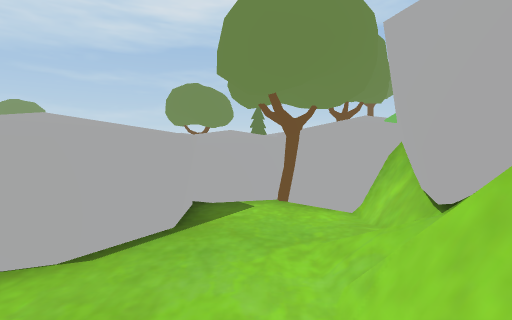
View 1 (above)

12 first-person views from a walk through a 3-D level made in the Unity game engine. The camera is 1.4 m above the floor, tilts 4° down and sees 85° across. The floor is counted in squares, 1 m on a side. Each view is taken from the middle of a square. On the plan, view 1 faces up. The plan holds only what a view shows up to about 14 squares ahead; the rest is blank. The place goes on beyond the plan. The player is left out.

View 2
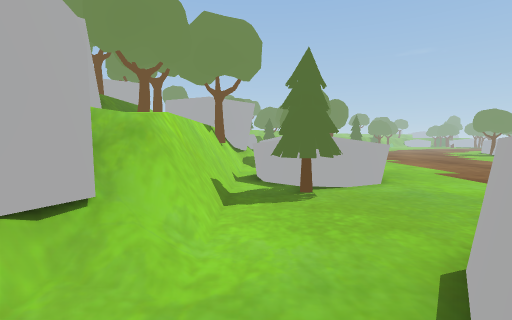

View 3
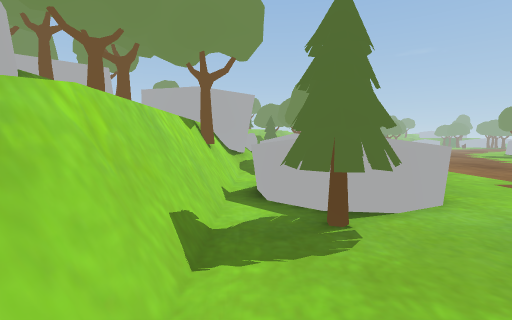

View 4
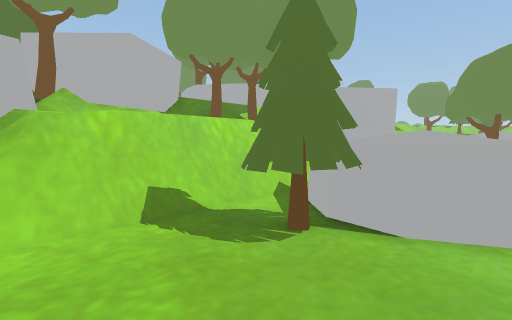

View 5
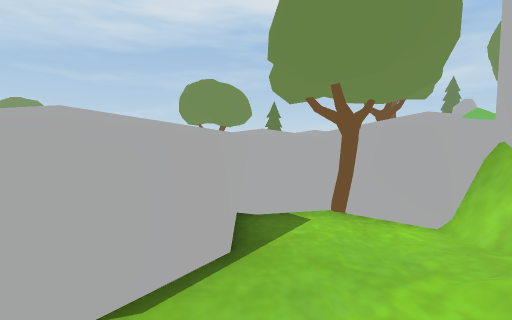

View 6
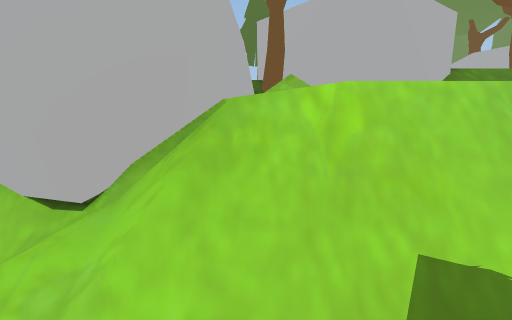

View 7
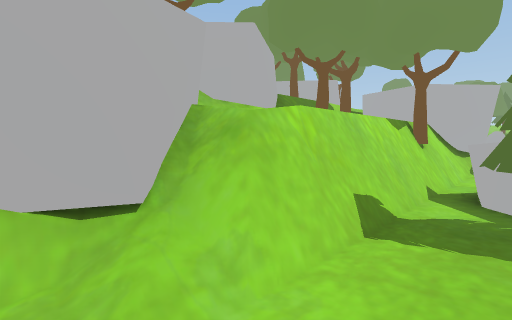

View 8
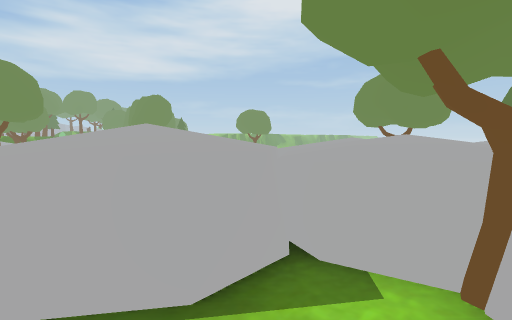

View 9
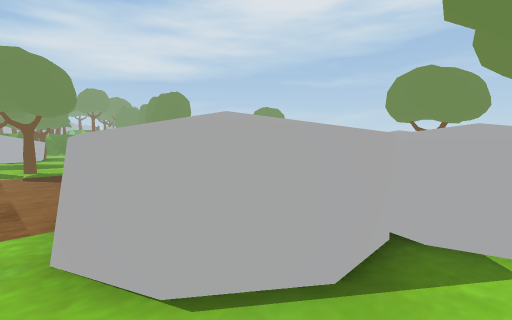

View 10
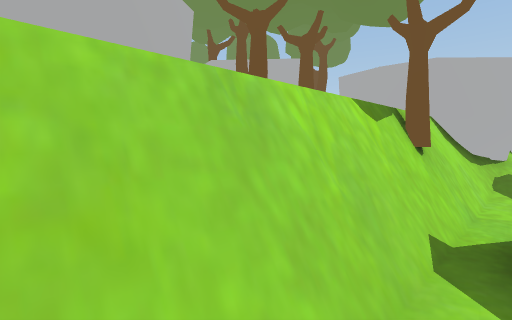

View 11
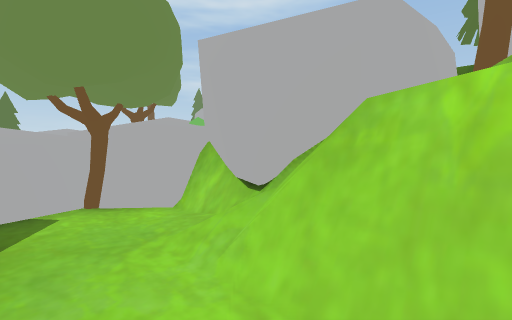

View 12
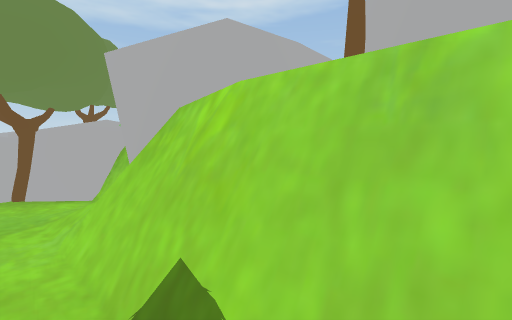

### Floor plan
Key: @ floor where view 1 was taken; # wall or solid block; . main floor; : floor 2 m higher than the main floor; / step, stairs or slope; = window, fence, low wall or low ledge; T tree; R rock; O other object.
Columns run from 4 left of view 1 to 10 right of it. Each row starts with its distance up from view 1.
 19     T
 18     T
 17
 16
 15     RRR
 14      RR
 13            RR
 12             R
 11  R
 10  R    RTTT
  9   RRRR TT
  8  RRRRT T
  7  RRRRTTT
  6 RRRR.TTT
  5 RRRR..#R
  4 RRR...R
  3 RRR../R
  2 .....=RR     T
  1 .....# ::TTRTT
  0 ....@#  :TR T
 -1 ..TT.#  RR
 -2 ..TT.#  RR
 -3 RRRT.#   RR
 -4 RRRRR#  TTR
 -5   R R#T  T
 -6     .#T TTTTRRR
 -7     .#   O RRT
 -8     .#RRRRRR
 -9     .#RR RR
-10     RRR   T
-11     R#
-12
-13
-14  RR
-15  RR

Positions as (right, up) in squares from view 1, and headings:
1: (0, 0), facing up
2: (0, 6), facing down
3: (0, 3), facing down
4: (-4, 2), facing down-right
5: (-1, 1), facing up
6: (-1, 1), facing right
7: (-1, 4), facing down-right
8: (1, 3), facing up-left
9: (0, 2), facing up-left
10: (0, 0), facing down-right
11: (-1, 0), facing up-right
12: (0, -2), facing up-right
